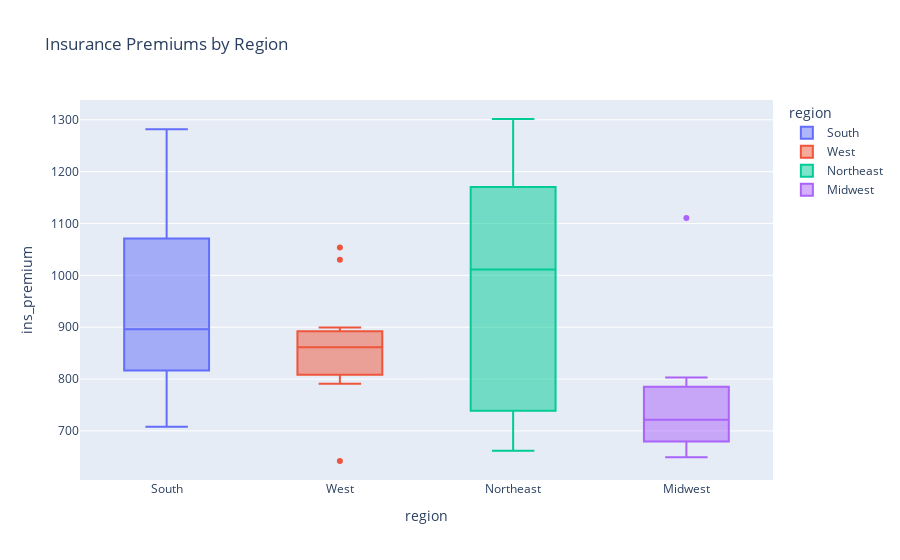

The cell this chart's notebook holds for it:
### Code cell
#Insurance by region
fig = px.box(df, x='region', y='ins_premium',
             title = "Insurance Premiums by Region",
             color='region')
fig.show()

### Figure 1 — Plotly figure (JSON) as saved in the notebook; plotly's stock layout.template omitted (floating-point values rounded to 4 significant figures)
{"data": [{"alignmentgroup": "True", "hovertemplate": "region=%{x}<br>ins_premium=%{y}<extra></extra>", "legendgroup": "South", "marker": {"color": "#636efa"}, "name": "South", "notched": false, "offsetgroup": "South", "orientation": "v", "showlegend": true, "type": "box", "x": ["South", "South", "South", "South", "South", "South", "South", "South", "South", "South", "South", "South", "South", "South", "South", "South", "South"], "x0": " ", "xaxis": "x", "y": [784.5, 827.3, 1138.0, 1274.0, 1160.0, 913.1, 872.5, 1282.0, 1049.0, 896.1, 708.2, 881.5, 859.0, 767.9, 1005.0, 769.0, 992.6], "y0": " ", "yaxis": "y"}, {"alignmentgroup": "True", "hovertemplate": "region=%{x}<br>ins_premium=%{y}<extra></extra>", "legendgroup": "West", "marker": {"color": "#EF553B"}, "name": "West", "notched": false, "offsetgroup": "West", "orientation": "v", "showlegend": true, "type": "box", "x": ["West", "West", "West", "West", "West", "West", "West", "West", "West", "West", "West", "West", "West"], "x0": " ", "xaxis": "x", "y": [1053.0, 899.5, 878.4, 835.5, 861.2, 642.0, 816.2, 1030.0, 869.9, 804.7, 809.4, 890.0, 791.1], "y0": " ", "yaxis": "y"}, {"alignmentgroup": "True", "hovertemplate": "region=%{x}<br>ins_premium=%{y}<extra></extra>", "legendgroup": "Northeast", "marker": {"color": "#00cc96"}, "name": "Northeast", "notched": false, "offsetgroup": "Northeast", "orientation": "v", "showlegend": true, "type": "box", "x": ["Northeast", "Northeast", "Northeast", "Northeast", "Northeast", "Northeast", "Northeast", "Northeast", "Northeast"], "x0": " ", "xaxis": "x", "y": [1069.0, 661.9, 1011.0, 746.5, 1302.0, 1234.0, 906.0, 1149.0, 716.2], "y0": " ", "yaxis": "y"}, {"alignmentgroup": "True", "hovertemplate": "region=%{x}<br>ins_premium=%{y}<extra></extra>", "legendgroup": "Midwest", "marker": {"color": "#ab63fa"}, "name": "Midwest", "notched": false, "offsetgroup": "Midwest", "orientation": "v", "showlegend": true, "type": "box", "x": ["Midwest", "Midwest", "Midwest", "Midwest", "Midwest", "Midwest", "Midwest", "Midwest", "Midwest", "Midwest", "Midwest", "Midwest"], "x0": " ", "xaxis": "x", "y": [803.1, 710.5, 649.1, 780.5, 1111.0, 777.2, 790.3, 732.3, 688.8, 697.7, 669.3, 670.3], "y0": " ", "yaxis": "y"}], "layout": {"boxmode": "overlay", "legend": {"title": {"text": "region"}, "tracegroupgap": 0}, "title": {"text": "Insurance Premiums by Region"}, "xaxis": {"anchor": "y", "categoryarray": ["South", "West", "Northeast", "Midwest"], "categoryorder": "array", "domain": [0, 1], "title": {"text": "region"}}, "yaxis": {"anchor": "x", "domain": [0, 1], "title": {"text": "ins_premium"}}}}
